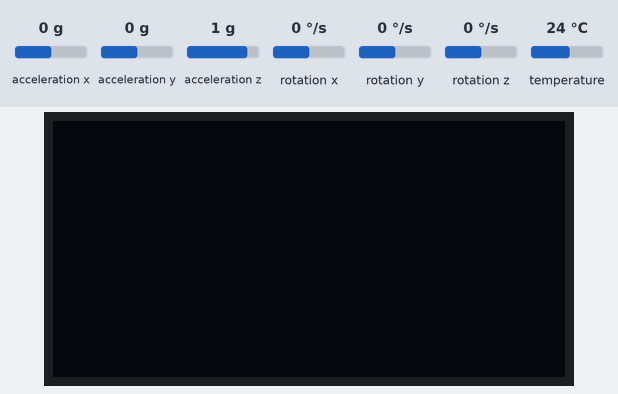
Recording of a program running on a simulated Raspberry Pi Pico. Parts: 128×64 one-colour display. Inputs (shaded band) come from the test bench; at power-on: acceleration x 0 g, acceleration y 0 g, acceleration z 1 g, rotation x 0 °/s, rotation y 0 °/s, rotation z 0 °/s, temperature 24 °C.

Above: at 1.2 s.
1.3 s: acceleration x set to -1.4 g
At 2.6 s:
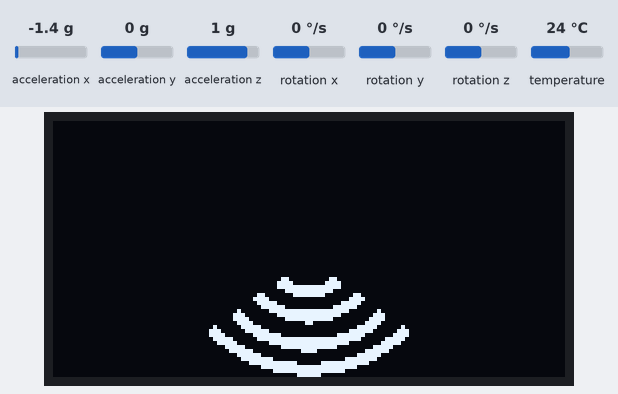
2.9 s: acceleration y set to -0.8 g
At 4.1 s:
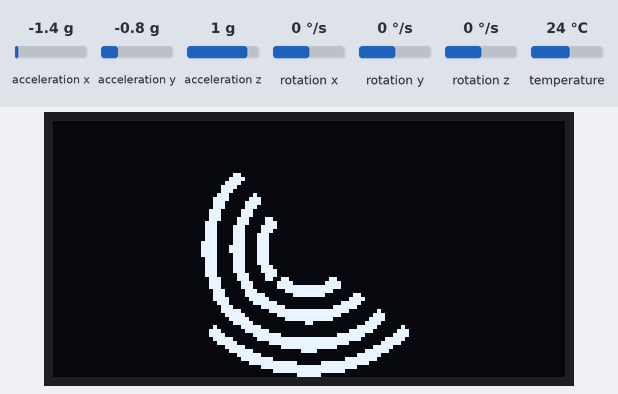
4.7 s: acceleration x set to 0 g
At 6.0 s:
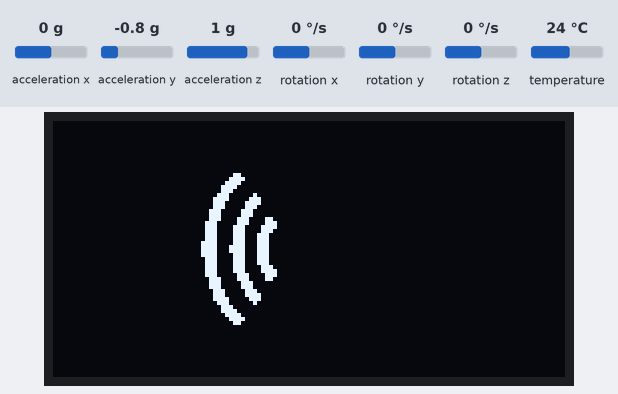
6.5 s: acceleration y set to 1.4 g
At 8.0 s:
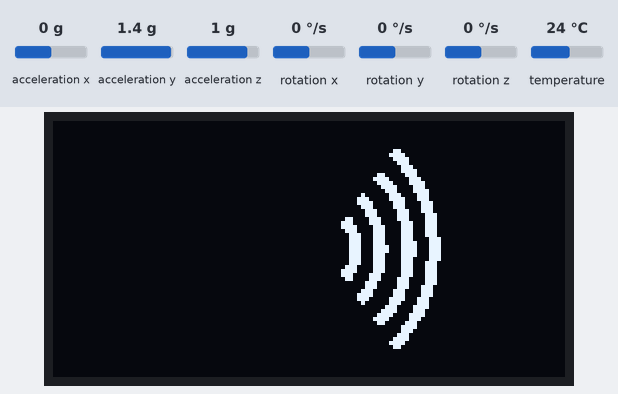
Timing chart, 0 to 9.0 s (numbered marks = the images above; inputs shaded):
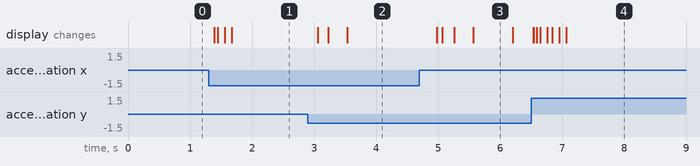

Measured:
- after the input at 1.3 s, the display: first changes after 0.09 s (image 1 shows a later state)
- after the input at 2.9 s, the display: first changes after 0.16 s (image 2 shows a later state)
- after the input at 4.7 s, the display: first changes after 0.28 s (image 3 shows a later state)
- after the input at 6.5 s, the display: first changes at once (image 4 shows a later state)
- what the display in image 3 shows lasts 0.6 s, from 5.6 s to 6.2 s

The program:

main.cpp
```cpp
// added libs

#include <GyverOLED.h>
#include "bitmap.h"
#include <Adafruit_MPU6050.h>
#include <Adafruit_Sensor.h>
#include <Wire.h>


// Varriable decleration
double lpfx, lpfy, lpfz;
double gx, gy;
GyverOLED<SSD1306_128x64, OLED_BUFFER> oled;
Adafruit_MPU6050 mpu;


void setup() {
  Serial.begin(115200);
  Wire.setClock(800000L);
  mpu.begin();
  oled.init();
  oled.clear();
  oled.update();
  // setting parameter for mpu6050
  mpu.setAccelerometerRange(MPU6050_RANGE_8_G);
  mpu.setGyroRange(MPU6050_RANGE_500_DEG);
  mpu.setFilterBandwidth(MPU6050_BAND_21_HZ);
}

void loop() {
  sensors_event_t a, g, temp;
  mpu.getEvent(&a, &g, &temp);
  lpfx = 0.94 * lpfx + 0.06 * a.acceleration.x;
  lpfy = 0.94 * lpfy + 0.06 * a.acceleration.y;
  gx = lpfx / 9.8;
  gy = lpfy / 9.8;

  if (gy >= 0.2) {
    oled.drawBitmap(0, 0, right1, 128, 64);
  }
  if (gy >= 0.4) {
    oled.drawBitmap(0, 0, right2, 128, 64);
  }
  if (gy >= 0.6) {
    oled.drawBitmap(0, 0, right3, 128, 64);
  }
  if (gy >= 0.8) {
    oled.drawBitmap(0, 0, right4, 128, 64);
  }

  if (gy <= -0.2) {
    oled.drawBitmap(0, 0, left1, 128, 64);
  }
  if (gy <= -0.4) {
    oled.drawBitmap(0, 0, left2, 128, 64);
  }
  if (gy <= -0.6) {
    oled.drawBitmap(0, 0, left3, 128, 64);
  }
  if (gy <= -0.8) {
    oled.drawBitmap(0, 0, left4, 128, 64);
  }

  if (gx >= 0.2) {
    oled.drawBitmap(0, 0, top1, 128, 64);
  }
  if (gx >= 0.4) {
    oled.drawBitmap(0, 0, top2, 128, 64);
  }
  if (gx >= 0.6) {
    oled.drawBitmap(0, 0, top3, 128, 64);
  }
  if (gx >= 0.8) {
    oled.drawBitmap(0, 0, top4, 128, 64);
  }


  if (gx <= -0.2) {
    oled.drawBitmap(0, 0, bottom1, 128, 64);
  }
  if (gx <= -0.4) {
    oled.drawBitmap(0, 0, bottom2, 128, 64);
  }
  if (gx <= -0.6) {
    oled.drawBitmap(0, 0, bottom3, 128, 64);
  }
  if (gx <= -0.8) {
    oled.drawBitmap(0, 0, bottom4, 128, 64);
  }

  oled.update();
  oled.clear();
}
```

Source omitted: bitmap.h (data table, 101558 bytes)
